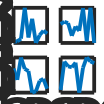

Write MATLAB code to recreate this figure.
% Create a 2x2 grid of subplots
figure;
for i = 1:4
    subplot(2, 2, i);
    plot(rand(1, 10)); % Example plot, replace with data
    axis tight; % Fit axis limits to data
end

% Adjust the paper size to fit tightly around the content
set(gcf, 'PaperUnits', 'inches');
set(gcf, 'PaperPositionMode', 'auto'); % Automatically adjust to fit the figure size
set(gcf, 'Position', get(gcf, 'OuterPosition') - [10, 10, -20, -20]); % Reduce figure margins

% Save the figure with a specified resolution
print(gcf, 'subplots.png', '-dpng', '-r300'); % 300 DPI resolution